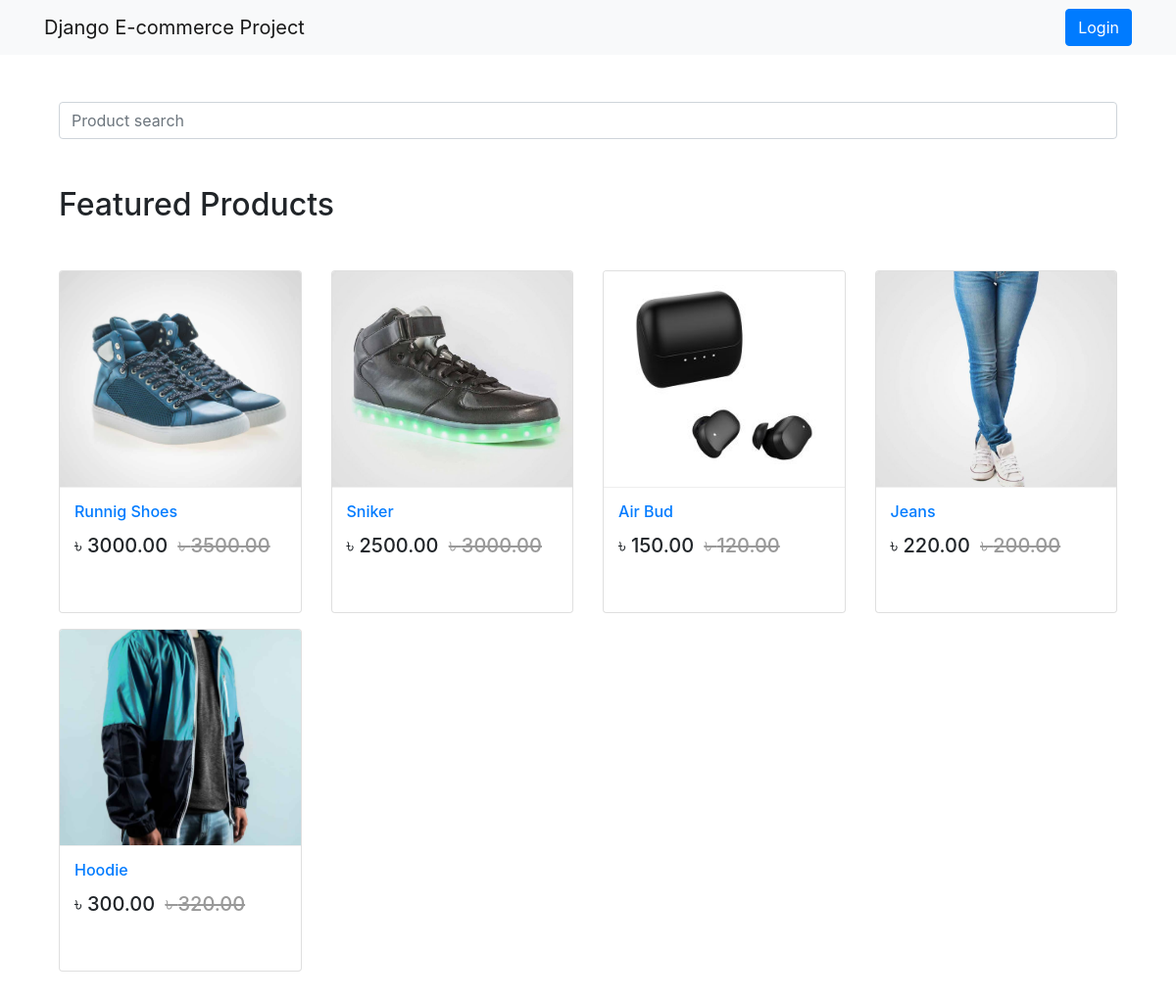
The page / on the database its author committed.
### App_Shop/models.py (models this page shows, shortened)
class Product(models.Model):
    mainimage = models.ImageField(upload_to='Products')
    name = models.CharField(max_length=264)
    category = models.ForeignKey(Category, on_delete=models.CASCADE, related_name='category')
    preview_text = models.TextField(max_length=200, verbose_name='Preview Text')
    detail_text = models.TextField(max_length=1000, verbose_name='Description')
    price = models.FloatField()
    old_price = models.FloatField(default=0.00)
    created = models.DateTimeField(auto_now_add=True)
    class Meta:
        ordering = ['-created',]

### App_Shop/views.py (the view)
# urls.py: path('', views.Home.as_view(), name='home'),
class Home(ListView):
    model = Product
    template_name = 'App_Shop/home.html'
    queryset = Product.objects.all()
    def get_context_data(self, *, object_list=None, **kwargs):
        context = super(Home, self).get_context_data(object_list=object_list, **kwargs)
        context['products'] = self.queryset
        context['search_text'] = self.request.GET.get('q', '')
        return context
    def get(self, request, *args, **kwargs):
        query = request.GET.get('q')
        if query:
            self.queryset = Product.objects.filter(name__icontains=query)
        else:
            self.queryset = Product.objects.all()
        return super(Home, self).get(request=request, *args, **kwargs)

### templates/App_Shop/home.html (shortened to what this page needs)
{% extends 'base.html' %}
{% block body_block %}
  <div class="container my-5">
    <form method="get" action="{% url 'App_Shop:home' %}">
      <div class="input-group mb-3">
        <input type="text" class="form-control" placeholder="Product search" aria-label="Product search"
               aria-describedby="basic-addon2" value="{{ search_text }}" name="q">
      </div>
    </form>
    <div>
      <h2 class="my-5">Featured Products</h2>
    </div>
    <div class="row">
      {% for product in products %}
        <div class="col-md-6 col-sm-12 col-lg-3">
          <figure class="card card-product">
            <div class="img-wrap">
              <a href="{% url 'App_Shop:product_detail' pk=product.pk %}">
                <img src="/media/{{ product.mainimage }}" style="width:100%; height:300px;">
              </a>
            </div>
            <figcaption class="info-wrap">
              <h6 class="title"><a href="{% url 'App_Shop:product_detail' pk=product.pk %}">{{ product.name }}</a></h6>
              <div class="action-wrap">
                <div class="price-wrap h5">
                  <span class="price-new">&#2547; {{ product.price|floatformat:2 }}</span>
                  <span class="price-old"><strike>&#2547; {{ product.old_price|floatformat:2 }}</strike></span>
                </div>
              </div>
            </figcaption>
          </figure>
        </div>
      {% endfor %}
    </div>
  </div>
{% endblock %}

### templates/base.html (shortened to what this page needs)
{% load static %}
<!DOCTYPE html>
<html lang="en" dir="ltr">
<head>
  <link rel="stylesheet" href="https://stackpath.bootstrapcdn.com/bootstrap/4.3.1/css/bootstrap.min.css">
  <link href="https://cdnjs.cloudflare.com/ajax/libs/font-awesome/5.10.2/css/all.css" rel="stylesheet">
  <link rel="stylesheet" href="{% static 'css/main.css' %}">
</head>
<body>
  {% include 'navbar.html' %}
  <div class="container">
    {% block body_block %} {% endblock %}
  </div>
</body>
</html>

### templates/navbar.html (shortened to what this page needs)
{% load cart_tag %}
<nav class="navbar navbar-expand-lg navbar-light bg-light">
  <div class="container">
    <a class="navbar-brand" href="{% url 'App_Shop:home' %}">Django E-commerce Project</a>
    <div class="collapse navbar-collapse" id="navbarNav">
      <ul class="navbar-nav ml-auto">
        {% if request.user.is_authenticated %}
        <li class="nav-item">
          <a href="{% url 'App_Order:cart' %}" class="nav-link">
              <i class="fa fa-shopping-cart"></i> Cart
              <span class="badge badge-light">{{ request.user | cart_total }}</span>
          </a>
        </li>
        <li class="nav-item">
        </li>
        <li class="nav-item dropdown">
          <a class="nav-link dropdown-toggle" href="#" id="navbarDropdown" role="button" data-toggle="dropdown" aria-haspopup="true" aria-expanded="false"><i class="fas fa-user-tie"></i> {{request.user.profile.username}}</a>
          <div class="dropdown-menu" aria-labelledby="nabbarDropdown">
            <a class="dropdown-item" href="{% url 'App_Login:profile' %}">Profile</a>
            <a class="dropdown-item" href="{% url 'App_Payment:orders' %}">Orders</a>
            <div class="dropdown-divider"></div>
            <a class="dropdown-item" href="{% url 'App_Login:logout' %}">Logout</a>
          </div>
        </li>
        {% else %}
        <li class="nav-item">
          <a href="{% url 'App_Login:login' %}" class="btn btn-primary">Login</a>
        </li>
        {% endif %}
      </ul>
    </div>
  </div>
</nav>

### templates/base.html (style rules this page uses)
.card { height: 350px; }
.card-product:after { content: ""; display: table; clear: both; visibility: hidden; }
.card-product .price-new, .card-product .price { margin-right: 5px; }
.card-product .price-old { color: #999; }
.card-product .img-wrap { border-radius: 3px 3px 0 0; overflow: hidden; position: relative; height: 220px; text-align: center; }
.card-product .img-wrap img { max-height: 100%; max-width: 100%; object-fit: cover; }
.card-product .info-wrap { overflow: hidden; padding: 15px; border-top: 1px solid #eee; }
.card-product .action-wrap { padding-top: 4px; margin-top: 4px; }
.card-product .title { margin-top: 0px; }

### rows shown on the page
Product: mainimage (picture), name "Runnig Shoes", price "3000.00", old_price "3500.00"
Product: mainimage (picture), name "Sniker", price "2500.00", old_price "3000.00"
Product: mainimage (picture), name "Air Bud", price "150.00", old_price "120.00"
Product: mainimage (picture), name "Jeans", price "220.00", old_price "200.00"
Product: mainimage (picture), name "Hoodie", price "300.00", old_price "320.00"
